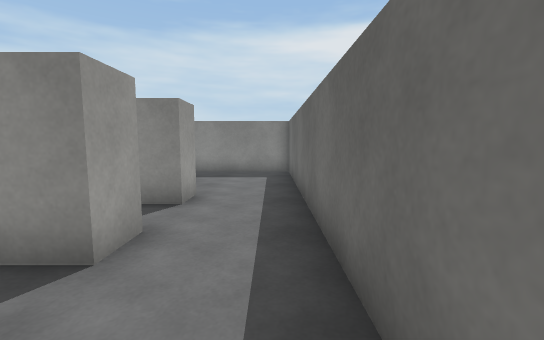
view 1 (above)

21 first-person views from a walk through a scene from a Unity 3-D project. The camera is 1.2 m above the floor, tilts 6° down and sees 90° across. The floor is counted in squares, 1 m on a side. Each view is taken from the middle of a square. On the plan, view 1 faces up. The plan holds only what a view shows up to about 13 squares ahead; the rest is blank. The player character is not drawn. Surface patterns are stand-ins for the level's own textures.

view 2
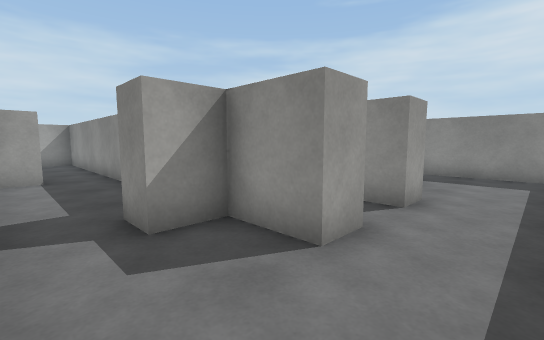

view 3
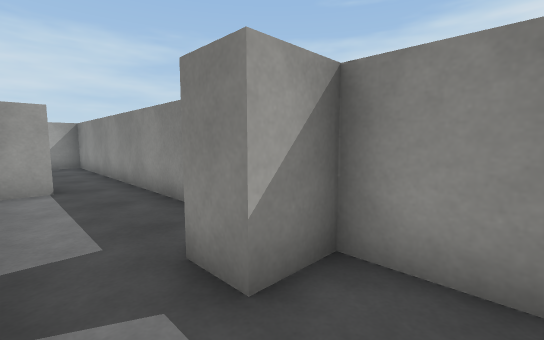

view 4
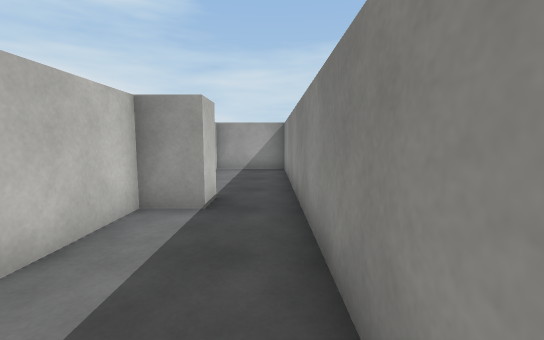

view 5
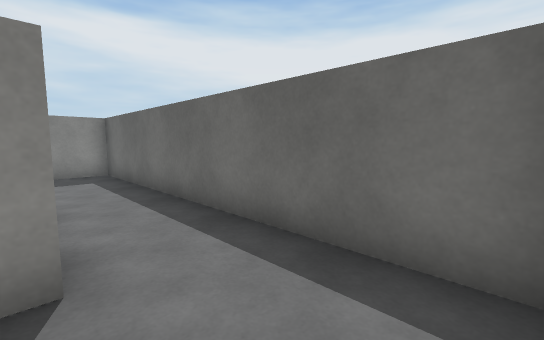

view 6
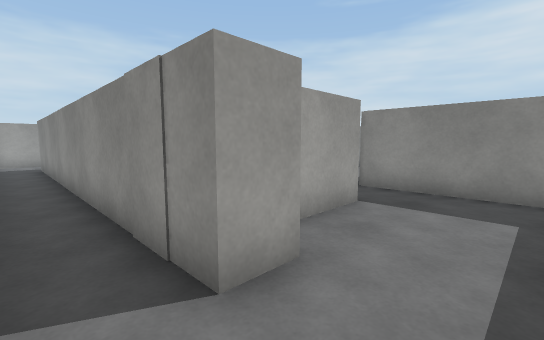

view 7
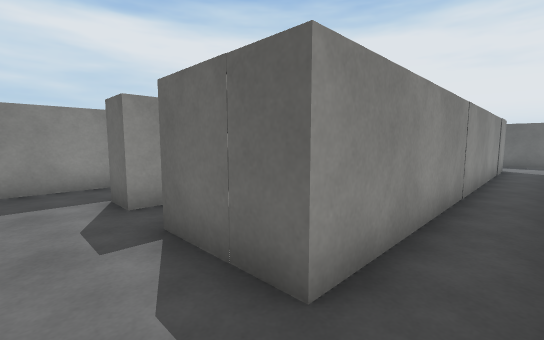

view 8
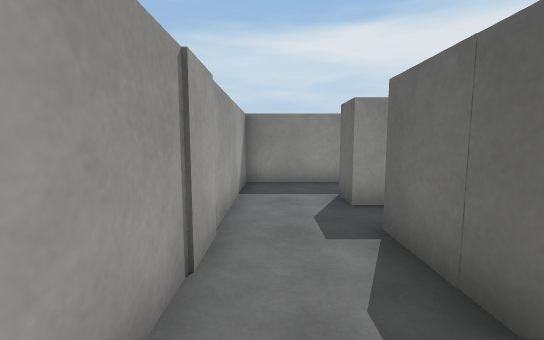

view 9
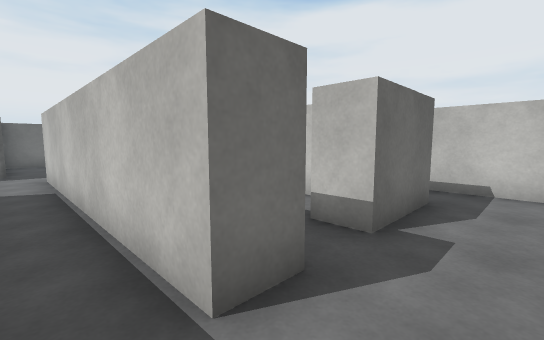

view 10
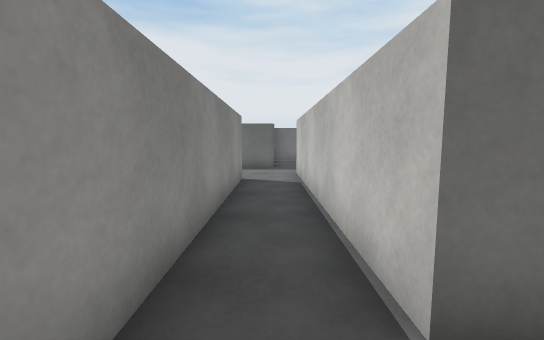

view 11
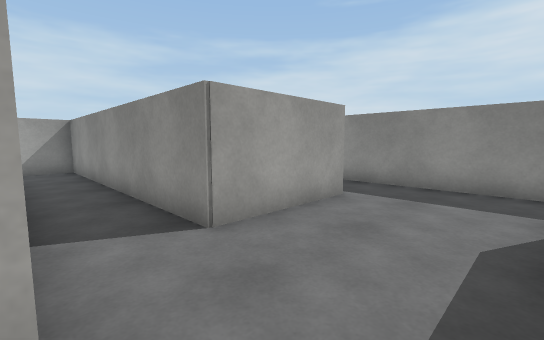

view 12
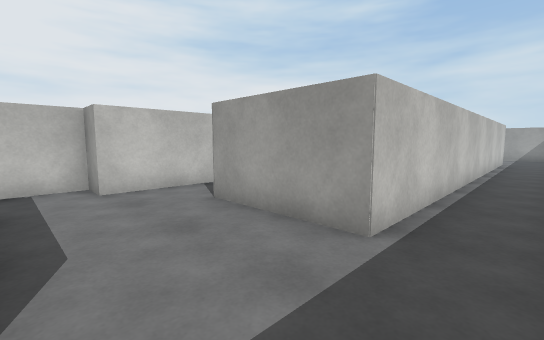

view 13
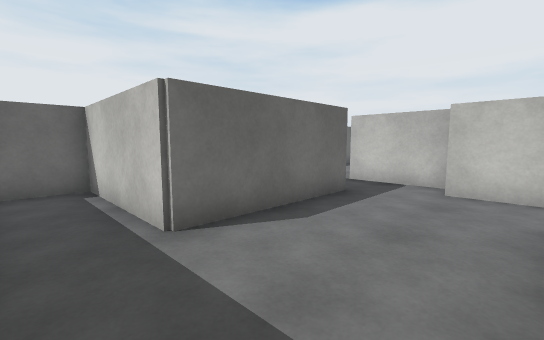

view 14
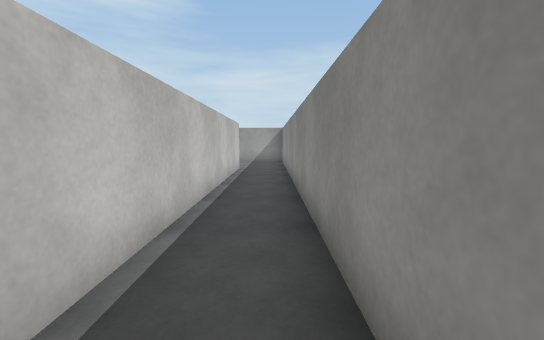

view 15
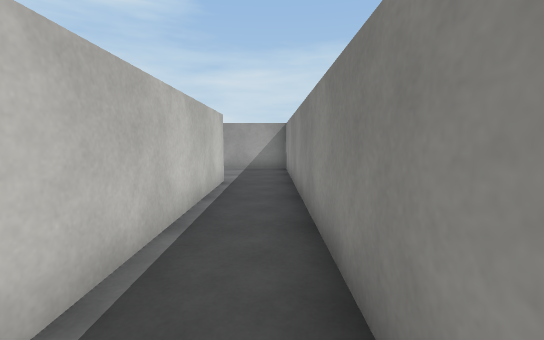

view 16
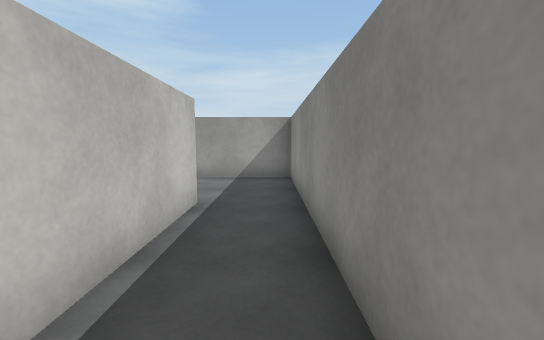

view 17
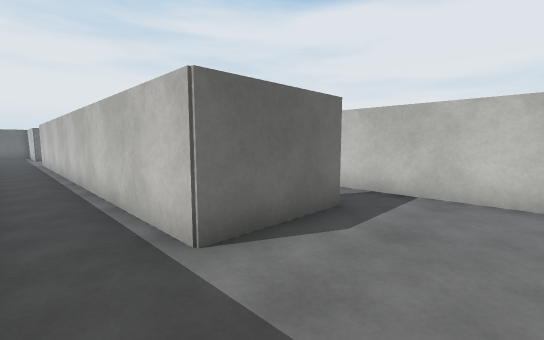

view 18
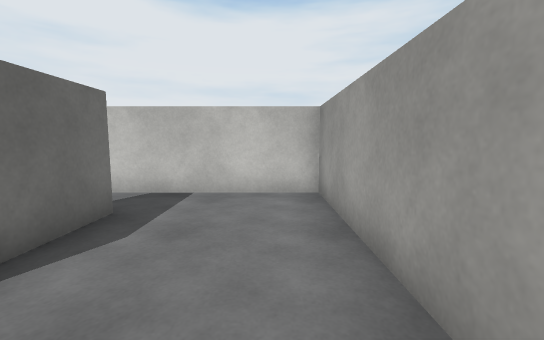

view 19
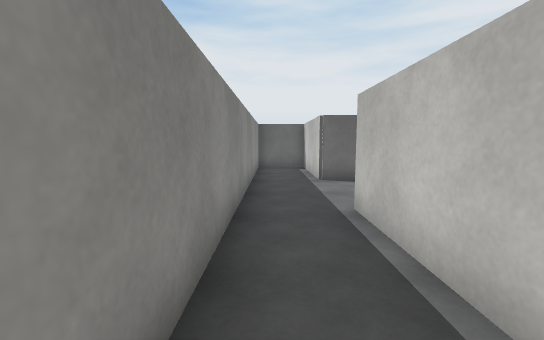

view 20
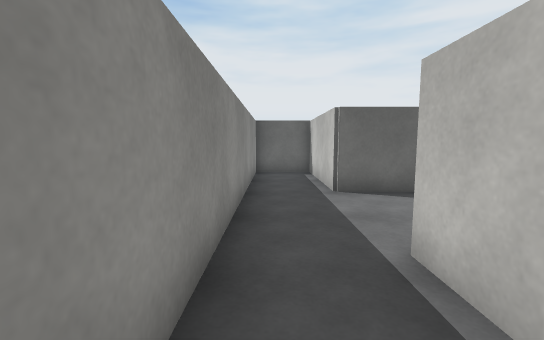

view 21
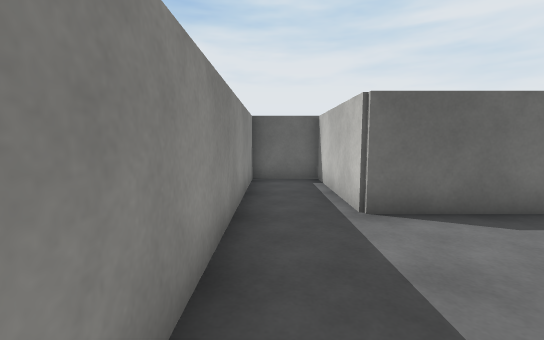

### Floor plan
Points are (right, up) in squares from view 1. A wall is a line through its corners. A room is listed if a view was taken in it or the views show most of it. See-through windows are left out.
Room 1 (views 1, 2, 3, 4, 5)
walls: (-10.9, 0.8) (-9.8, 0.8) (-9.8, -0.4) (-7.2, -0.4); (-5.5, 2.5) (-16.8, 2.5) (-16.8, -0.4); (-1.7, 2.5) (-3.5, 2.5) (-3.5, 1.3) (-4.6, 1.3); (0.7, -0.1) (0.7, 2.4)
ways out: opening at (-0.5, 3) to room 2
Room 2 (view 6)
walls: (-1.7, 6.2) (-1.7, 5.1); (-2.6, 9.1) (-2.6, 7.1); (-1.7, 3.6) (-1.7, 2.5); (0.7, 2.4) (0.7, 10.9) (-2.4, 10.9)
ways out: opening at (-0.5, 3) to room 1; opening at (-2, 4) to room 3; opening at (-3, 10) to room 4
Room 3 (views 7, 8, 9, 10)
walls: (-16.1, 3.5) (-14, 3.5); (-14.5, 9.1) (-14.5, 10.1) (-6.5, 10.1); (-7.2, 12) (-16.8, 12) (-16.8, 3.9); (-1.7, 5.1) (-14.5, 5.1) (-14.5, 7.6)
ways out: opening at (-2, 4) to room 2; opening at (-6, 11) to room 4
Room 4 (views 11, 12, 13, 14, 15, 16, 17, 18, 19, 20, 21)
walls: (-6.5, 10.1) (-5.5, 10.1) (-5.5, 9.1) (-2.6, 9.1); (-22.3, 12.5) (-22.3, 15.5) (-7.2, 15.5) (-7.2, 12); (-2.4, 10.9) (-3.6, 10.9) (-3.6, 15.5) (0.7, 15.5) (0.7, 17.6) (-26.1, 17.6) (-26.1, 10.7) (-21.1, 10.7)
ways out: opening at (-3, 10) to room 2; opening at (-6, 11) to room 3; opening at (-21.5, 12)

Where each view was taken, in squares from view 1:
view 1: 0 up, 0 right, facing up
view 2: 0 up, 0 right, facing up-left
view 3: 0 up, 2 left, facing up-left
view 4: 2 up, 5 left, facing left
view 5: 0 up, 2 left, facing up-right
view 6: 4 up, 0 right, facing up-left
view 7: 4 up, 16 left, facing up-right
view 8: 4 up, 16 left, facing up
view 9: 11 up, 16 left, facing down-right
view 10: 11 up, 16 left, facing right
view 11: 10 up, 4 left, facing up-left
view 12: 17 up, 4 left, facing down-left
view 13: 17 up, 7 left, facing down-right
view 14: 17 up, 10 left, facing left
view 15: 17 up, 14 left, facing left
view 16: 17 up, 17 left, facing left
view 17: 17 up, 25 left, facing down-right
view 18: 17 up, 25 left, facing down
view 19: 17 up, 12 left, facing right
view 20: 17 up, 10 left, facing right
view 21: 17 up, 8 left, facing right
